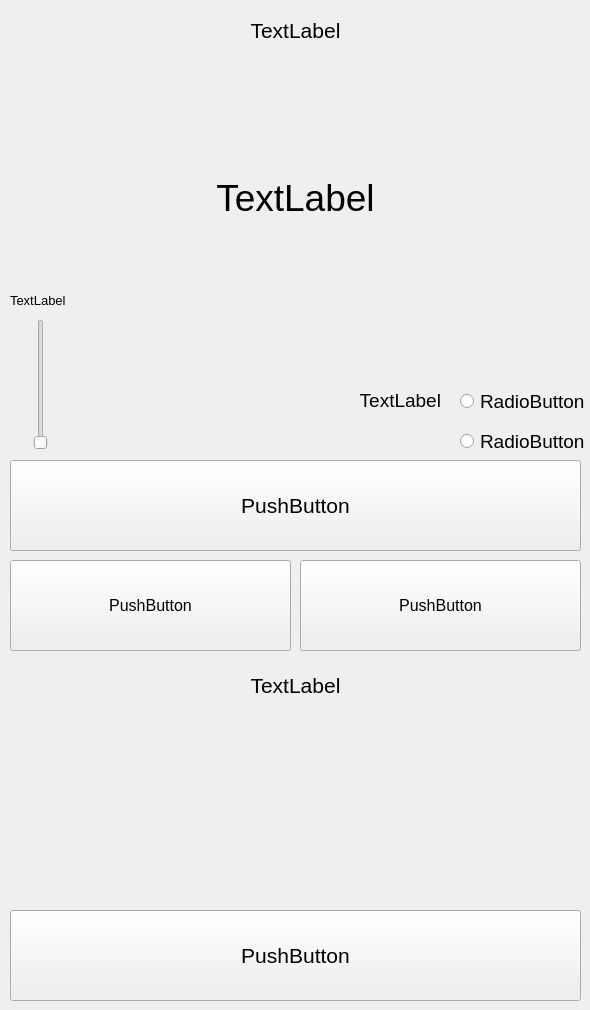
<?xml version="1.0" encoding="UTF-8"?>
<ui version="4.0">
 <class>SoundTestPage</class>
 <widget class="QWidget" name="SoundTestPage">
  <property name="geometry">
   <rect>
    <x>0</x>
    <y>0</y>
    <width>590</width>
    <height>1010</height>
   </rect>
  </property>
  <property name="windowTitle">
   <string>Form</string>
  </property>
  <widget class="QPushButton" name="exitButton">
   <property name="geometry">
    <rect>
     <x>10</x>
     <y>910</y>
     <width>571</width>
     <height>91</height>
    </rect>
   </property>
   <property name="font">
    <font>
     <pointsize>16</pointsize>
    </font>
   </property>
   <property name="text">
    <string>PushButton</string>
   </property>
  </widget>
  <widget class="QLabel" name="soundTestStatus">
   <property name="geometry">
    <rect>
     <x>0</x>
     <y>660</y>
     <width>591</width>
     <height>51</height>
    </rect>
   </property>
   <property name="font">
    <font>
     <pointsize>16</pointsize>
    </font>
   </property>
   <property name="text">
    <string>TextLabel</string>
   </property>
   <property name="alignment">
    <set>Qt::AlignCenter</set>
   </property>
  </widget>
  <widget class="QLabel" name="soundTestInfo">
   <property name="geometry">
    <rect>
     <x>10</x>
     <y>82</y>
     <width>571</width>
     <height>231</height>
    </rect>
   </property>
   <property name="font">
    <font>
     <pointsize>28</pointsize>
    </font>
   </property>
   <property name="text">
    <string>TextLabel</string>
   </property>
   <property name="alignment">
    <set>Qt::AlignCenter</set>
   </property>
  </widget>
  <widget class="QLabel" name="soundInfo">
   <property name="geometry">
    <rect>
     <x>0</x>
     <y>10</y>
     <width>591</width>
     <height>41</height>
    </rect>
   </property>
   <property name="font">
    <font>
     <pointsize>16</pointsize>
    </font>
   </property>
   <property name="text">
    <string>TextLabel</string>
   </property>
   <property name="alignment">
    <set>Qt::AlignCenter</set>
   </property>
  </widget>
  <widget class="QPushButton" name="soundStart">
   <property name="geometry">
    <rect>
     <x>10</x>
     <y>460</y>
     <width>571</width>
     <height>91</height>
    </rect>
   </property>
   <property name="font">
    <font>
     <pointsize>16</pointsize>
    </font>
   </property>
   <property name="text">
    <string>PushButton</string>
   </property>
  </widget>
  <widget class="QPushButton" name="yesBut">
   <property name="geometry">
    <rect>
     <x>10</x>
     <y>560</y>
     <width>281</width>
     <height>91</height>
    </rect>
   </property>
   <property name="font">
    <font>
     <pointsize>12</pointsize>
    </font>
   </property>
   <property name="text">
    <string>PushButton</string>
   </property>
  </widget>
  <widget class="QPushButton" name="noBut">
   <property name="geometry">
    <rect>
     <x>300</x>
     <y>560</y>
     <width>281</width>
     <height>91</height>
    </rect>
   </property>
   <property name="font">
    <font>
     <pointsize>12</pointsize>
    </font>
   </property>
   <property name="text">
    <string>PushButton</string>
   </property>
  </widget>
  <widget class="QLabel" name="formatLabel">
   <property name="geometry">
    <rect>
     <x>60</x>
     <y>380</y>
     <width>381</width>
     <height>41</height>
    </rect>
   </property>
   <property name="font">
    <font>
     <pointsize>14</pointsize>
    </font>
   </property>
   <property name="text">
    <string>TextLabel</string>
   </property>
   <property name="alignment">
    <set>Qt::AlignRight|Qt::AlignTrailing|Qt::AlignVCenter</set>
   </property>
  </widget>
  <widget class="QRadioButton" name="radioButton">
   <property name="geometry">
    <rect>
     <x>460</x>
     <y>390</y>
     <width>131</width>
     <height>23</height>
    </rect>
   </property>
   <property name="font">
    <font>
     <pointsize>14</pointsize>
    </font>
   </property>
   <property name="text">
    <string>RadioButton</string>
   </property>
  </widget>
  <widget class="QRadioButton" name="radioButton2">
   <property name="geometry">
    <rect>
     <x>460</x>
     <y>430</y>
     <width>131</width>
     <height>23</height>
    </rect>
   </property>
   <property name="font">
    <font>
     <pointsize>14</pointsize>
    </font>
   </property>
   <property name="text">
    <string>RadioButton</string>
   </property>
  </widget>
  <widget class="QSlider" name="velocitySlider">
   <property name="geometry">
    <rect>
     <x>10</x>
     <y>319</y>
     <width>61</width>
     <height>131</height>
    </rect>
   </property>
   <property name="font">
    <font>
     <pointsize>14</pointsize>
     <weight>50</weight>
     <bold>false</bold>
    </font>
   </property>
   <property name="orientation">
    <enum>Qt::Vertical</enum>
   </property>
  </widget>
  <widget class="QLabel" name="velocityLabel">
   <property name="geometry">
    <rect>
     <x>10</x>
     <y>290</y>
     <width>151</width>
     <height>21</height>
    </rect>
   </property>
   <property name="font">
    <font>
     <pointsize>10</pointsize>
    </font>
   </property>
   <property name="text">
    <string>TextLabel</string>
   </property>
   <property name="alignment">
    <set>Qt::AlignLeading|Qt::AlignLeft|Qt::AlignVCenter</set>
   </property>
  </widget>
 </widget>
 <resources/>
 <connections/>
</ui>
